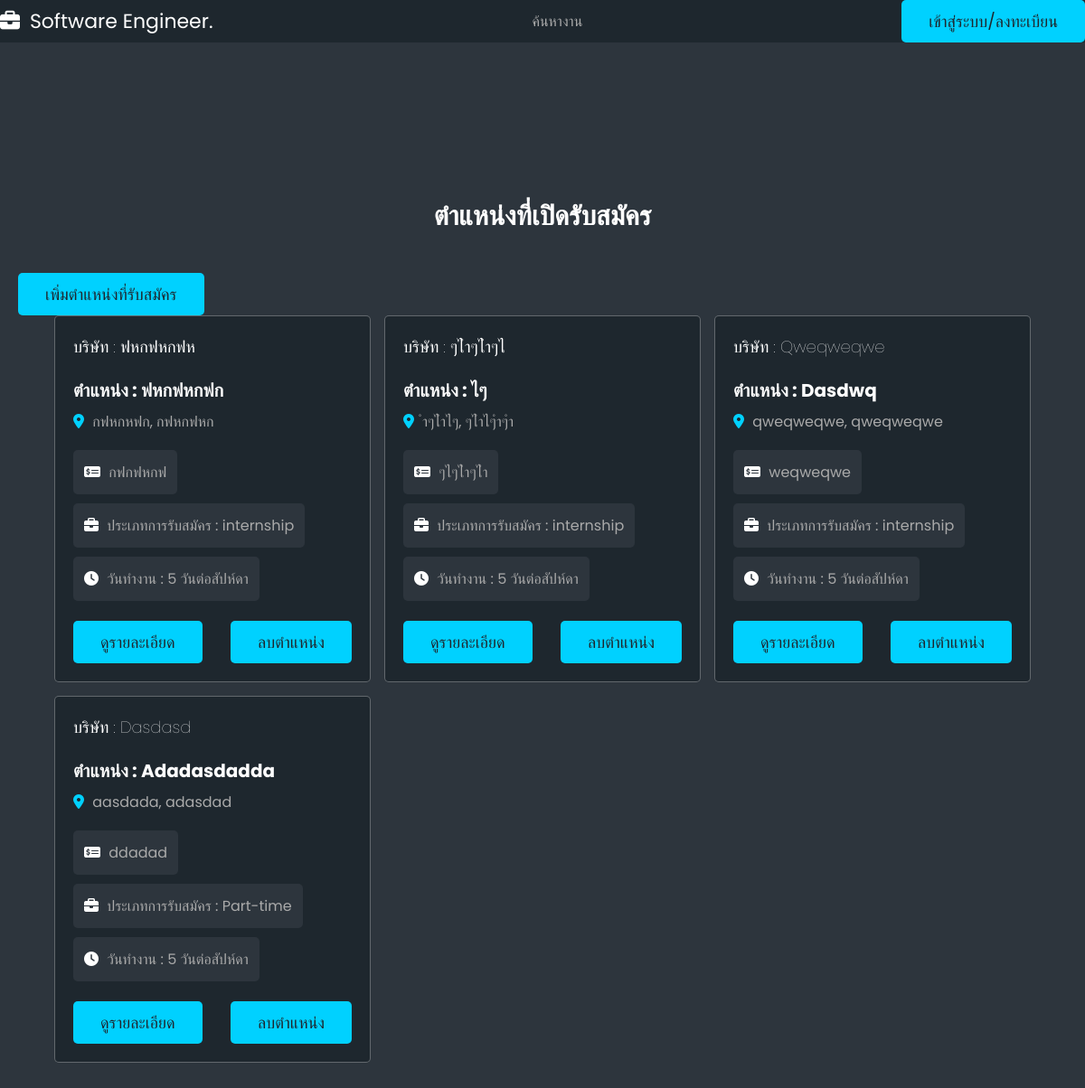
The app's page /position/COMPANY/c1/, older data.
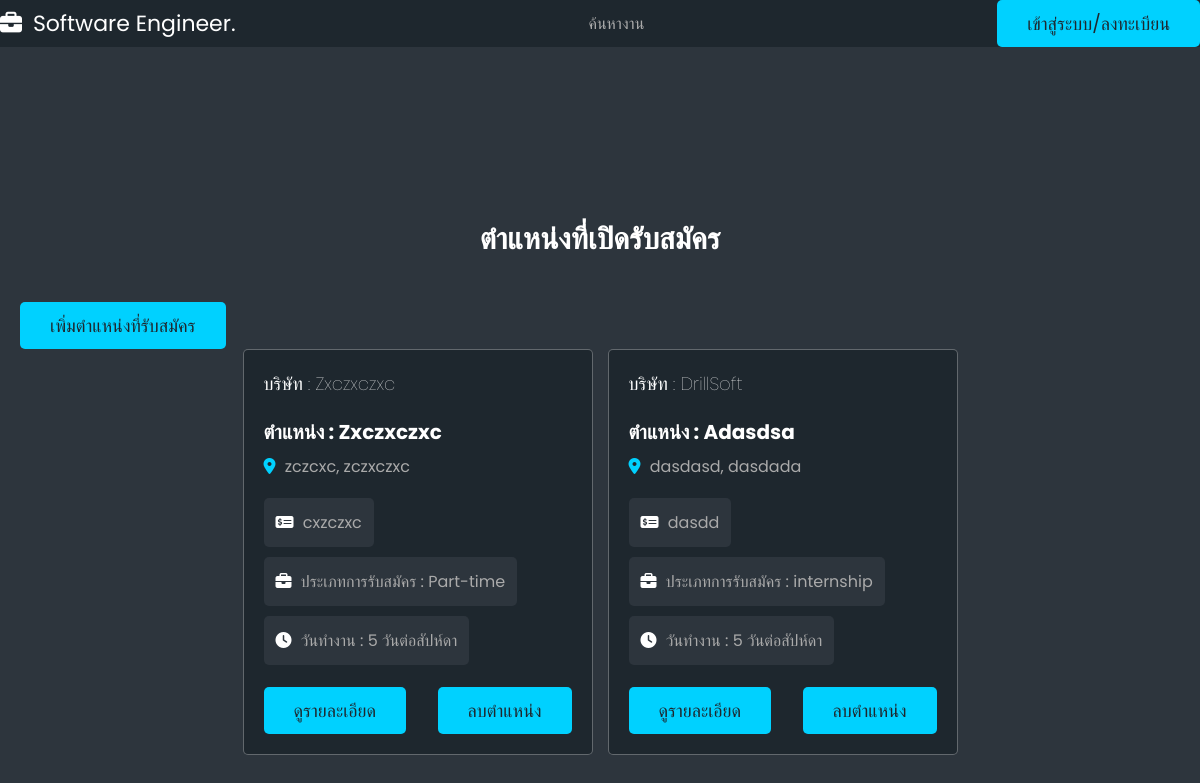
The same page, newer data.
### usertype/models.py (models this page shows, shortened)
class Job(models.Model):
    jobname = models.CharField(max_length=255)
    jobdes = models.TextField()
    worktype = models.CharField(max_length=255)
    quality = models.TextField()
    benefit = models.TextField()
    workstart = models.TimeField()
    workend = models.TimeField()
    workday = models.CharField(max_length=255)
    requirement = models.TextField()
    qualifications = models.TextField(blank=True, null=True)
    skills = models.TextField()
    company = models.CharField(max_length=255)
    city = models.CharField(max_length=255)
    country = models.CharField(max_length=255)

### usertype/views.py (the view)
# urls.py: path("position/<str:role>/<str:username>/", views.positionview, name="position"),  # Position page
def positionview(request, role, username):
    company_profile = CompanyProfile.objects.get(user__username=username)
    jobs = company_profile.job.all()
    return render(request, "userweb/position.html", {"jobs": jobs})

### usertype/templates/userweb/position.html (shortened to what this page needs)
<!DOCTYPE html>
<html lang="en">
  <head>
    {% load static %}
    <link rel="stylesheet" href="{% static "css/style.css" %}" />
  </head>
  <body>
    {% include "navbarmain.html" %}
    {% include  'navbarprofile.html'%}
    <section class="jobs-container">
      <h1 class="heading">ตำแหน่งที่เปิดรับสมัคร</h1>
      <div class="flex-btn">
        <a href="{% url 'postjob' role='COMPANY' username=user.username %}" class="btn">เพิ่มตำแหน่งที่รับสมัคร</a>
    </div>
      <div class="box-container">
        {% for job in jobs %}
        <div class="box">
            <div class="company">
                <div>
                    <h3>บริษัท : {{ job.company }}</h3>
                </div>
            </div>
            <h3 class="job-title">ตำแหน่ง : {{ job.jobname }}</h3>
            <p class="location">
                <i class="fas fa-map-marker-alt"></i> <span>{{ job.city }}, {{job.country }}</span>
            </p>
            <div class="tags">
                <p>
                  <i class="fa-solid fa-money-check-dollar"></i>
                    <span>{{ job.benefit }}</span>
                </p>
                <p><i class="fas fa-briefcase"></i> <span>ประเภทการรับสมัคร : {{ job.worktype }}</span></p>
                <p><i class="fas fa-clock"></i> <span>วันทำงาน : {{ job.workday }}</span></p>
            </div>
            <div class="flex-btn">
                <a href="{% url 'view_job' job.id %}" class="btn">ดูรายละเอียด</a>
                <a href="{% url 'deletejob' job.id %}" class="btn">ลบตำแหน่ง</a>
            </div>
        </div>
      {% endfor %}
      </div>
    </section>
    <section></section>
  </body>
</html>

Row changes from the older to the newer data that the page shows:
removed Job: company "ฟหกฟหกฟห", jobname "ฟหกฟหกฟก", city "กฟหกหฟก", country "กฟหกฟหก", benefit "กฟกฟหกฟ", worktype "internship", workday "5 วันต่อสัปห์ดา"
removed Job: company "ๆไำๆไำๆไ", jobname "ไๆ", city "ำๆไำไๆ", country "ๆไำไๆำๆำ", benefit "ๆไๆไำๆไำ", worktype "internship", workday "5 วันต่อสัปห์ดา"
removed Job: company "Qweqweqwe", jobname "Dasdwq", city "qweqweqwe", country "qweqweqwe", benefit "weqweqwe", worktype "internship", workday "5 วันต่อสัปห์ดา"
removed Job: company "Dasdasd", jobname "Adadasdadda", city "aasdada", country "adasdad", benefit "ddadad", worktype "Part-time", workday "5 วันต่อสัปห์ดา"
added Job: company "Zxczxczxc", jobname "Zxczxczxc", city "zczcxc", country "zczxczxc", benefit "cxzczxc", worktype "Part-time", workday "5 วันต่อสัปห์ดา"
added Job: company "DrillSoft", jobname "Adasdsa", city "dasdasd", country "dasdada", benefit "dasdd", worktype "internship", workday "5 วันต่อสัปห์ดา"
